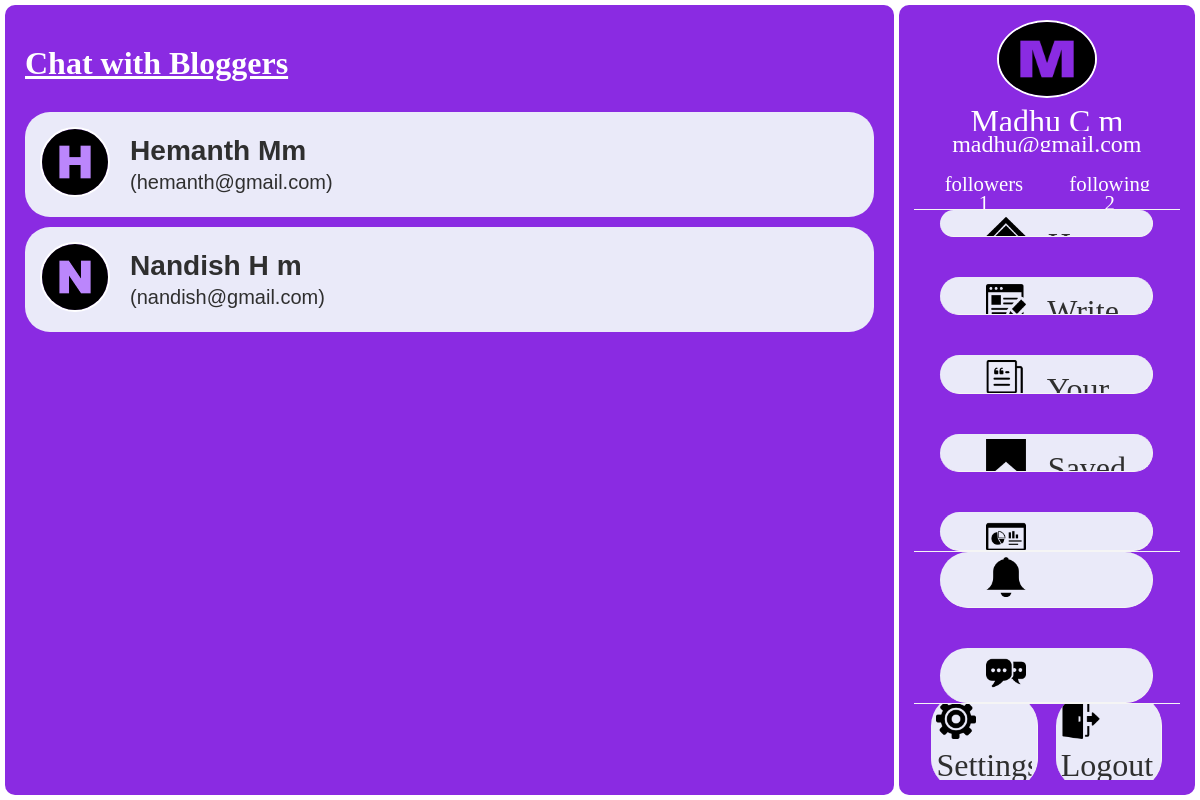
Page /chat_users (signed in) on the committed database.
### models.py (models this page shows)
class User(db.Model):
    id = db.Column(db.Integer, primary_key=True)
    user_fname = db.Column(db.String(100), nullable=False)
    user_lname = db.Column(db.String(100), nullable=False)
    user_mob_no = db.Column(db.String(100), nullable=False)
    user_email = db.Column(db.String(100), nullable=False, unique=True)
    user_password = db.Column(db.String(100), nullable=False)
    blogs = db.relationship('Blog', backref='author', lazy=True)
    comments = db.relationship('Comment', back_populates='user', lazy=True)
    followed = db.relationship('Follower', foreign_keys=[Follower.user_id], backref='user_following')
    followers = db.relationship('Follower', foreign_keys=[Follower.follower_id], backref='user_followed_by')
    notifications = db.relationship('Notification', backref='notified_user', lazy=True)  # Uncommented and renamed backref

### routes/message_routes.py (the view)
@app.route('/chat_users', methods=['GET'])
def chat_users():
    if 'user_id' not in session:
        flash('please login to view messages')
        return redirect(url_for('login'))
    user_id = session['user_id']
    chat_users = ChatUser.query.filter_by(user_id=user_id).all()
    users = [chat.chat_user for chat in chat_users]
    return render_template('chat_users.html', chat_users=chat_users, users=users)

### templates/chat_users.html (shortened to what this page needs)
{% extends "base.html" %}
{% block content %}
<link rel="stylesheet" href="../static/css/style.css">
<div class="full_page">
    <div class="content_area">
        <u><h1>Chat with Bloggers</h1></u>
        {% if users %}
            {% for user in users %}
                <form action="/chat_with_user" method="POST">
                    <button type="submit" class="user_chat">
                            <img class="profile_img" src="../static/img/profil_img/{{ user.user_fname[0].lower() }}.png" alt="">
                            <div class="profile_info">
                                <h3>{{ user.user_fname }} {{ user.user_lname }} </h3>
                                <small>({{ user.user_email }})</small>
                            </div>
                    </button>
                </form>
            {% endfor %}
        {% else %}
            <p>No chat users found.</p>
        {% endif %}
    </div>
    {% include '_side_bar.html' %}
</div>
{% endblock %}

### static/css/style.css (style rules this page uses)
* { margin: 0; padding: 0; box-sizing: border-box; overflow: hidden; }
:root { --primary-bg: blueviolet; --secondary-bg: #eaeaf9; --accent-color: #bb86fc; --link-highlight: #FF6F61; --text-color: #FFFFFF; --secondary-text-color: #2F2F2F; --scrollbar-track: #D3B1F4; --scrollbar-thumb: #8400ff; --scrollbar-thumb-hover: rgba(155, 50, 253, 0.39); --flash-bg: rgba(197, 145, 245, 0.823); --flash-message-bg: rgba(0, 0, 0, 0.485); }
.full_page { color: var(--text-color); display: flex; gap: 5px; padding: 5px; width: 100vw; height: 100vh; align-items: center; justify-content: center; }
.content_area { position: relative; padding: 40px 20px 20px 20px; width: 75%; height: 100%; background-color: var(--primary-bg); border-radius: 10px; }
.content_area h1 { margin-bottom: 20px; }
button { margin: 10px 0px 0px 0px; width: 100%; padding: 5px; font-size: 1.5rem; border-radius: 25px; border: none; background-color: var(--accent-color) ; color: var(--secondary-text-color); cursor: pointer; }

### templates/chat_users.html (style rules this page uses)
form { background-color: var(--primary-bg); }
.user_chat { background-color: var(--secondary-bg); display: flex; align-items: center; column-gap: 20px; padding: 15px; color: var(--secondary-text-color); }
.profile_info { text-align: left; }
.user_chat img { width: 70px; height: 70px; background-color: var(--accent-color); }
h3, small { margin: 0; padding: 0; }

### templates/_side_bar.html (style rules this page uses)
.profile_img { width: 100px; height: 100px; border-radius: 50%; border: 2px solid white; margin-bottom: 5px; }

### rows in the picture
User: shows a picture, user_fname "Hemanth", user_lname "Mm", user_email "hemanth@gmail.com"
User: shows a picture, user_fname "Nandish", user_lname "H m", user_email "nandish@gmail.com"

### other values in the picture
{{ session['user_fname'] }} "Madhu"
{{ session['user_lname'] }} "C m"
{{ session['user_email'] }} "madhu@gmail.com"
{{ session['followers_count'] }} "1"
{{ session['following_count'] }} "2"
